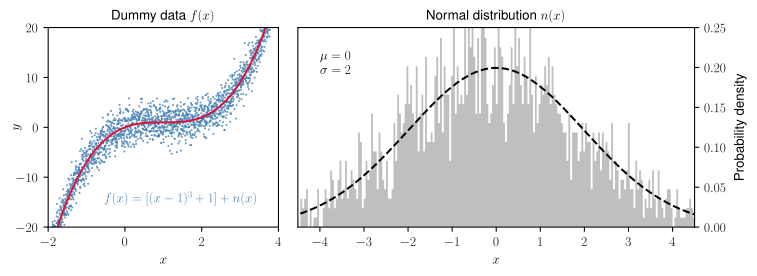

The Python source for this figure:
import matplotlib.pyplot as plt

# for LaTeX font
from matplotlib import rc
rc('font',**{'family':'sans-serif','sans-serif':['Helvetica']})
rc('text', usetex=True)

# linear algebra extension
import numpy as np

# x tics
X = np.arange(-2,4,0.003)

# line
Y = []
for x in X:
    y = ((x-1)**3 + 1)
    Y.append(y)

# random dots around line
Y2 = []
for x in X:
    y2 = ((x-1)**3 + 1) + (np.random.normal(0,2))
    Y2.append(y2)

# create the figure and subplots
fig, axs = plt.subplots(1,2,figsize=(8,3), dpi=200)
# color of figure border
fig.patch.set_facecolor('white')

# SUBPLOT 1
axs[0].set_title(r"Dummy data $f(x)$", size=10)
# data plotting
axs[0].plot(X,Y2,".", markersize=1, color="steelblue")
axs[0].plot(X,Y,"-", color="crimson")
# y-axis
axs[0].set_ylabel(r"$y$",labelpad=-5)
axs[0].set_ylim(-20, 20)
# x-axis
axs[0].set_xlabel(r"$x$")
axs[0].set_xlim(-2, 4)
# LaTeX function
axs[0].text(0.15,-12.5,r"$f(x) = \big[ (x-1)^3 + 1 \big] + n(x)$", color="steelblue", size=10) # color="crimson"

# SUBPLOT 2
axs[1].set_title(r"Normal distribution $n(x)$", size=10)
# data plotting
mu, sigma = 0, 2 # mean and standard deviation
s = np.random.normal(mu, sigma, int(6//0.003))
count, bins, ignored = axs[1].hist(s, 300, density=True, color="steelblue")
axs[1].plot(bins, 1/(sigma * np.sqrt(2 * np.pi)) 
    * np.exp( - (bins - mu)**2 / (2 * sigma**2) ),
    color="black")
# x-axis
axs[1].set_xlabel(r"$x$")
axs[1].set_xlim(-4.5, 4.5)
# y-axis
axs[1].yaxis.set_label_position("right")
axs[1].yaxis.tick_right()
axs[1].set_ylabel(r"Probability density",labelpad=5)
axs[1].set_ylim(0, 0.25)
axs[1].text(-4.,0.21,r"$\mu = 0$", color="black", size=10)
axs[1].text(-4.,0.192,r"$\sigma = 2$", color="black", size=10)


# adjust spacing between subplots
plt.tight_layout()

# save graphic
plt.savefig("E2.svg", bbox_inches="tight")

# show graphic
plt.show()
